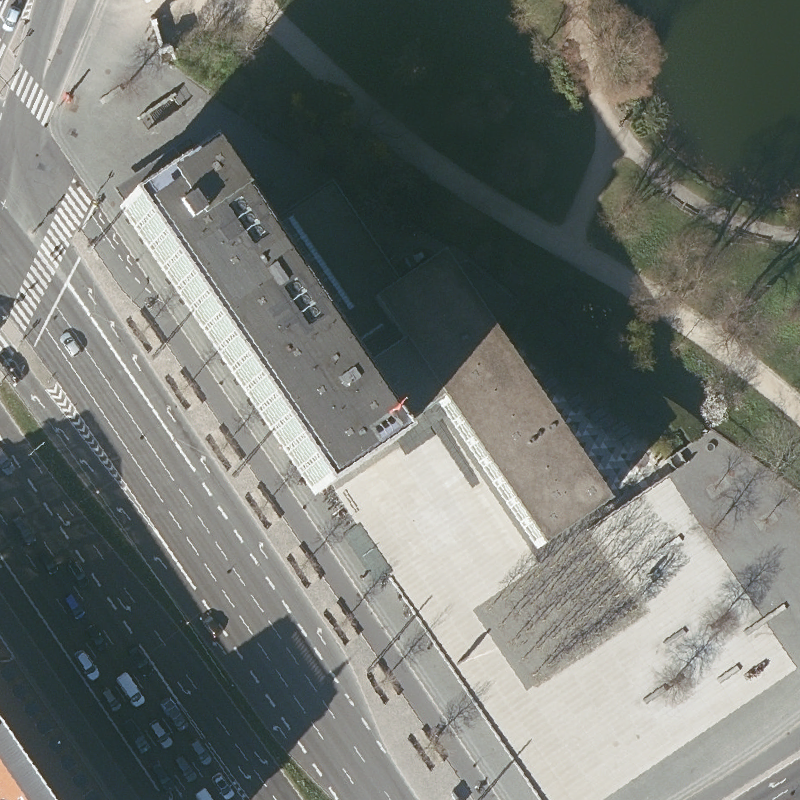
#> input picture get_img_map.png, 800 x 800 px
$ python -i image_handling.py   (imports and definitions only)
#> lines starting #> are read from the running program, lines starting #| are printed output that depends on the picture; after the words box and inside, x2 and y2 are one past the last pixel; in counts of white or black regions, pixels touching at a corner belong together
#> further down, picture is the input picture: PIL image 800x800 RGBA; mean R, G, B, A 114.5, 118.7, 113.4, 255
import numpy as np
from PIL import Image


def greyscale_to_binary_image(img, thresshold=127):
    return img.point(lambda p: 255 if p > np.uint8(thresshold) else 0).convert("1")


def isolate_building(buildImg):
    """ Given a greyscale image centered on a shape it returns a binary image of
    only the shape.
    """
    if buildImg.mode != "L":
        buildImg = buildImg.convert("L")
    arr = np.asarray(buildImg).copy()
    x, y = arr.shape
#> x = 800; y = 800
    x, y = x // 2, y // 2
#> x = 400; y = 400
    points = set([(x, y)])
    while len(points) > 0:
        x, y = points.pop()
        arr[x][y] = np.uint8(255)
        _checkNeighbours(arr, x, y, points)
#> this loop made 494101 passes
#> neighbors in _checkNeighbours on passes 1 to 3: [(401, 400), (399, 400), (400, 399), (400, 401)], [(398, 400), (399, 399), (399, 401)], [(401, 401), (399, 401), (400, 402)]
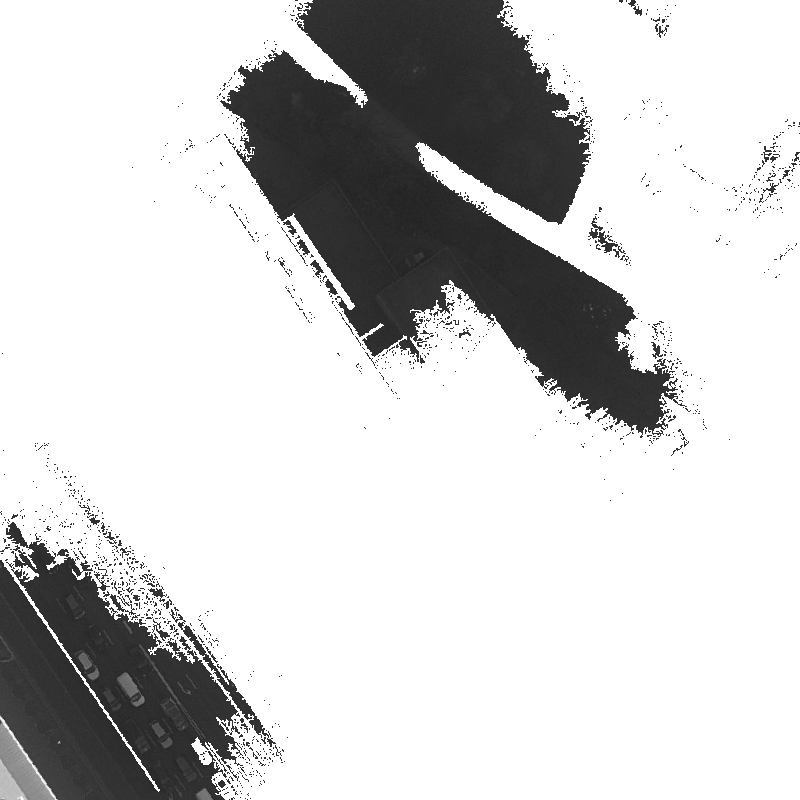
#> arr: shape (800, 800); min 31, max 255, mean 208
    return greyscale_to_binary_image(Image.fromarray(arr), thresshold=254)
#> in greyscale_to_binary_image, `return img.point(lambda p: 255 if p > np.uint8(thresshold) else 0).con..`:
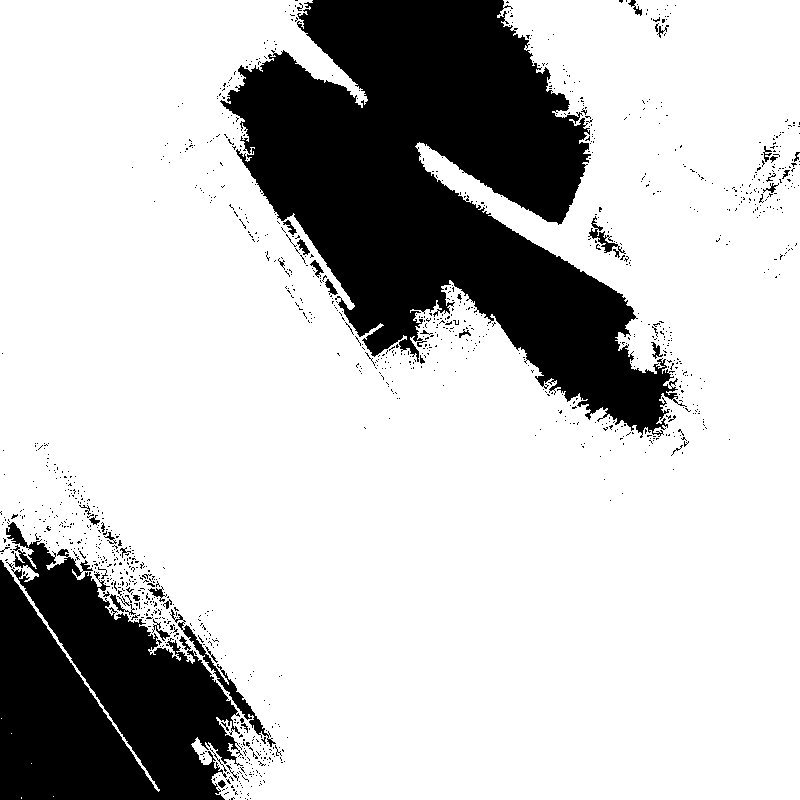
#> returned value: PIL image 800x800 1; 77.2% white; 1238 black regions (1195 under 20 px), largest, box (x1, y1, x2, y2) and area: (220, 0, 687, 438) 96217, (0, 522, 243, 800) 42860, (170, 609, 276, 747) 1122


def _checkNeighbours(arr, x, y, points):
    threshold = 50
    x_limit, y_limit = arr.shape
    neighbors = [[x + 1, y], [x - 1, y], [x, y - 1], [x, y + 1]]
    # filter neighbors that are out or range or below threshold
    neighbors = [
        (x, y)
        for x, y in neighbors
        if ((x >= 0 and y >= 0) and (x < x_limit and y < y_limit))
        and arr[x][y] > threshold
        and arr[x][y] < 255
    ]
    for neighbor in neighbors:
        points.add(neighbor)


def combine_images(img1, img2):
    """ Takes two greyscale images and combines them. """
    if (img1.mode, img2.mode) != ("L", "L"):
        raise ValueError("Not a grayscale image")

    img1 = np.asarray(img1).copy()
    img2 = np.asarray(img2).copy()

    img1 = img1 / 2
    img2 = img2 / 2

    combined_img = (img1 + img2).astype(np.uint8)
    return Image.fromarray(combined_img, mode="L")

>>> from PIL import Image
>>> picture = Image.open('../get_img_map.png')
>>> result = isolate_building(picture)
